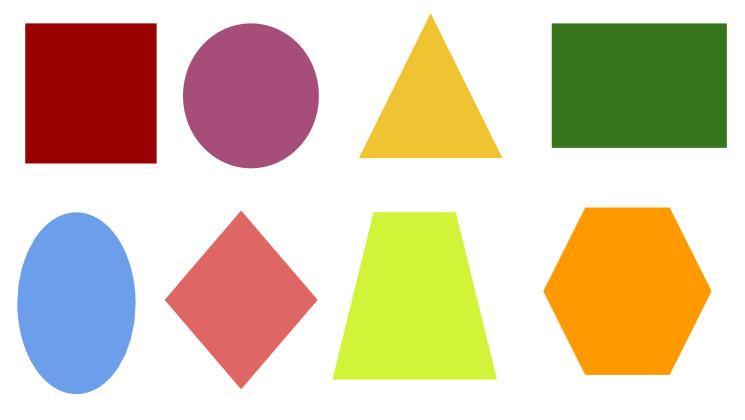
#> input picture sh.jpg, 745 x 420 px
$ python contour.py
#> lines starting #> are read from the running program, lines starting #| are printed output that depends on the picture; after the words box and inside, x2 and y2 are one past the last pixel; in counts of white or black regions, pixels touching at a corner belong together
import cv2
import numpy as np
from numpy.core.arrayprint import _object_format


def getContours(img):
    contours,hierarchy = cv2.findContours(img, cv2.RETR_EXTERNAL, cv2.CHAIN_APPROX_NONE)
    #print(len(contours))
    for cnt in contours:
        area = cv2.contourArea(cnt)
        #print(area)
        if area > 500:
            cv2.drawContours(imgn, cnt, -1,(255,0,0),5)
            peri = cv2.arcLength(cnt, True)
            #print(peri)
            approx = cv2.approxPolyDP(cnt, 0.02*peri, True)
            print(len(approx))
            objCor = len(approx)
            x,y,w,h = cv2.boundingRect(approx)
            objType = "not-defined"
            cv2.rectangle(imgn,(x,y),(x+w,y+h),(0,254,0),2)
            if objCor == 3: objType = "Triangle"
            if objCor == 4: objType = "quadrilateral"
            if objCor == 6: objType = "hexagon"
            if objCor > 6: objType = "circle"
            cv2.putText(imgn,objType, (x+ w//2-10, y + h//2-10),cv2.FONT_HERSHEY_COMPLEX,0.5,(0,0,0),1)


path = 'sh.jpg'
img = cv2.imread(path)
#> img is the input picture: shape (420, 745, 3); mean B, G, R 172.4, 199.9, 217.5
imgn = img.copy()
imgGray = cv2.cvtColor(img , cv2.COLOR_BGR2GRAY)
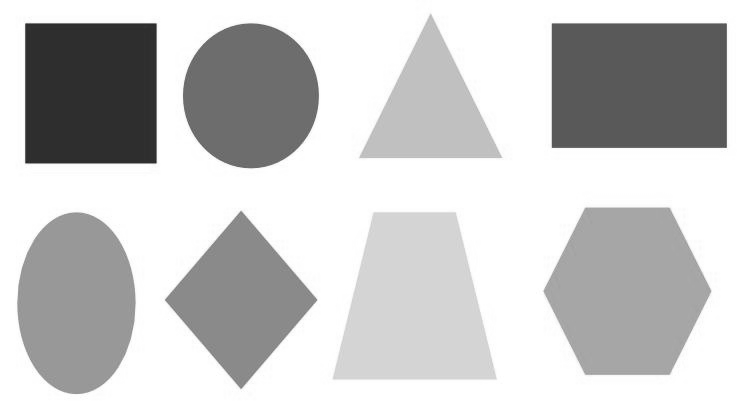
#> imgGray: shape (420, 745); min 36, max 255, mean 202.1
imgBlur = cv2.GaussianBlur(imgGray, (7,7), 0)
imgCanny = cv2.Canny(imgBlur,50,50)
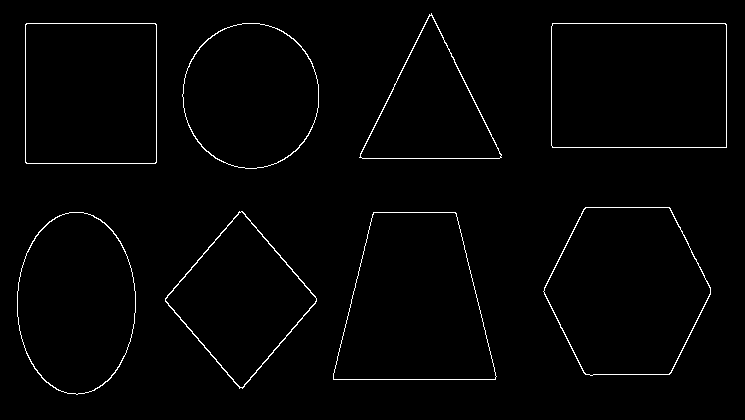
#> imgCanny: shape (420, 745); 1.5% white in thin lines or dots, all inside (x1, y1, x2, y2) = (17, 13, 727, 395)
imgBlank = np.zeros_like(img)
getContours(imgCanny)
#> in getContours, `contours,hierarchy = cv2.findContours(img, cv2.RETR_EXTERNAL, cv2.CHAI..`: contours = 8 contours; box (x1, y1, x2, y2) and area: (551, 23, 727, 148) 21696, (543, 207, 711, 376) 21222, (333, 212, 497, 380) 20636, (25, 23, 157, 164) 18338, (17, 212, 136, 395) 16920, (182, 23, 319, 169) 15523, (165, 211, 317, 389) 13832, (359, 13, 502, 159) 10547
#> the loop in getContours, `for cnt in contours:` made 8 passes
#> (area, peri, approx, objCor, x, y, w, h) on passes 1, 3, 5, 7, 8: (20636, 612, [[373, 212], [333, 379], [495, 379], [456, 213]], 4, 333, 212, 163, 168), (13832, 484.3, [[239, 211], [165, 301], [242, 388], [316, 298]], 4, 165, 211, 152, 178), (21695.5, 596.2, [[552, 23], [552, 147], [726, 147], [725, 23]], 4, 552, 23, 175, 125), (18338, 539.7, [[26, 23], [25, 162], [155, 163], [156, 24]], 4, 25, 23, 132, 141), (10547, 492.5, [[431, 13], [359, 157], [501, 157]], 3, 359, 13, 143, 145)
#> (area, peri, objCor, x, y, w, h, objType) on passes 2, 4, 6: (16920, 503.9, 8, 17, 212, 119, 183, 'circle'), (21222, 571.6, 6, 543, 207, 168, 168, 'hexagon'), (15523, 467.1, 8, 183, 23, 136, 146, 'circle')
#| 4
#| 8
#| 4
#| 6
#| 4
#| 8
#| 4
#| 3
#> after the loop in getContours, `for cnt in contours:`:
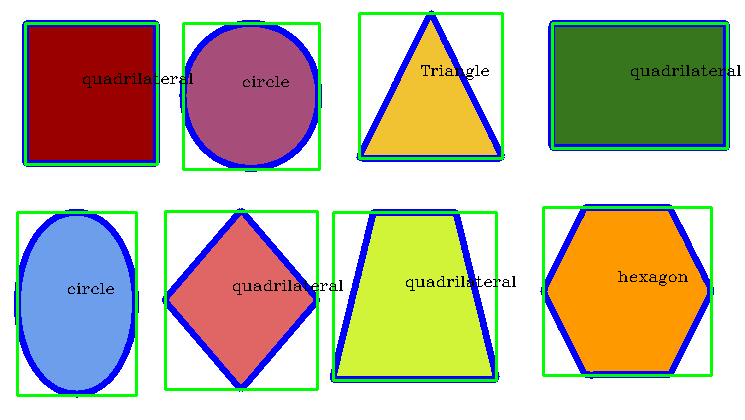
#> imgn: shape (420, 745, 3); 12% of pixels changed, all inside (x1, y1, x2, y2) = (14, 10, 741, 398)
while True:
    cv2.imshow("original",img)
    cv2.imshow("canny", imgCanny)
    cv2.imshow("cont" , imgn)
    if cv2.waitKey(1) & 0xFF == ord('q'):
#> (key q is pressed here)
        break
